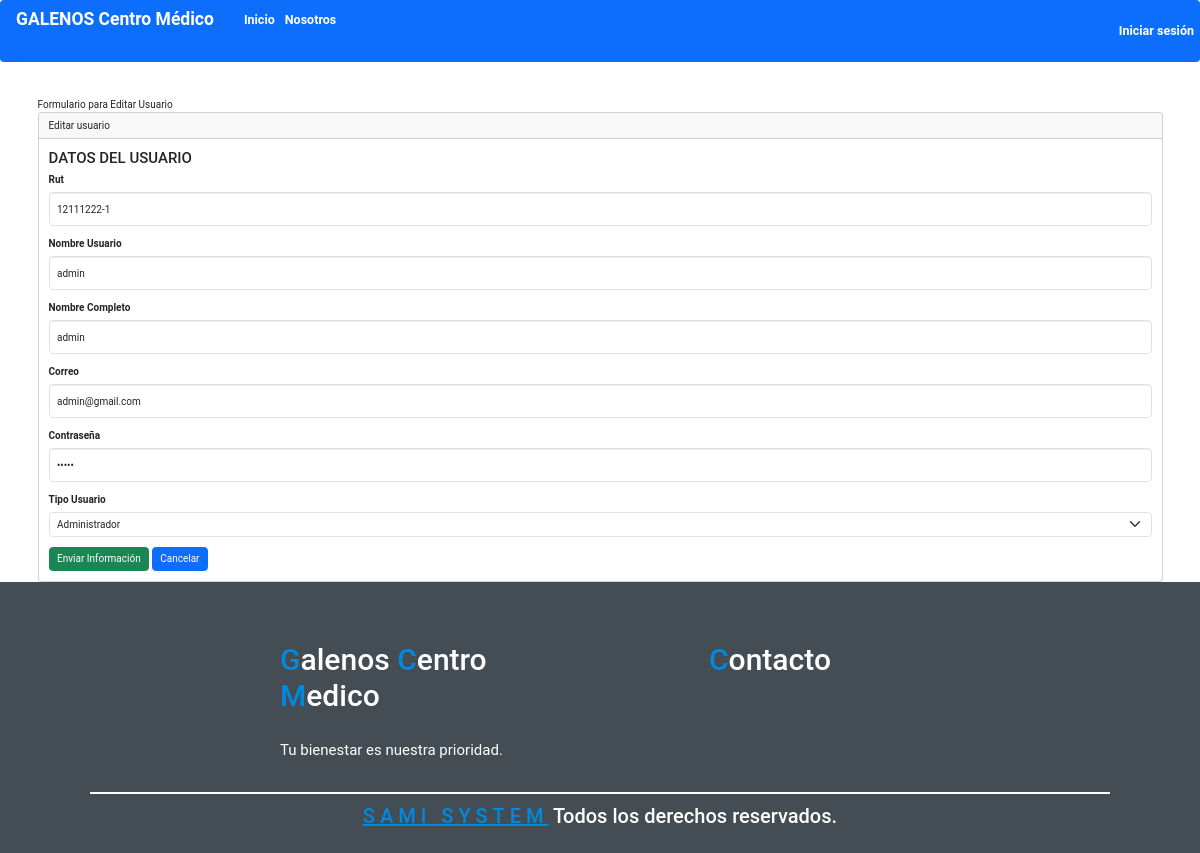
Page /usuarios/editar/4/ on the earlier database version.
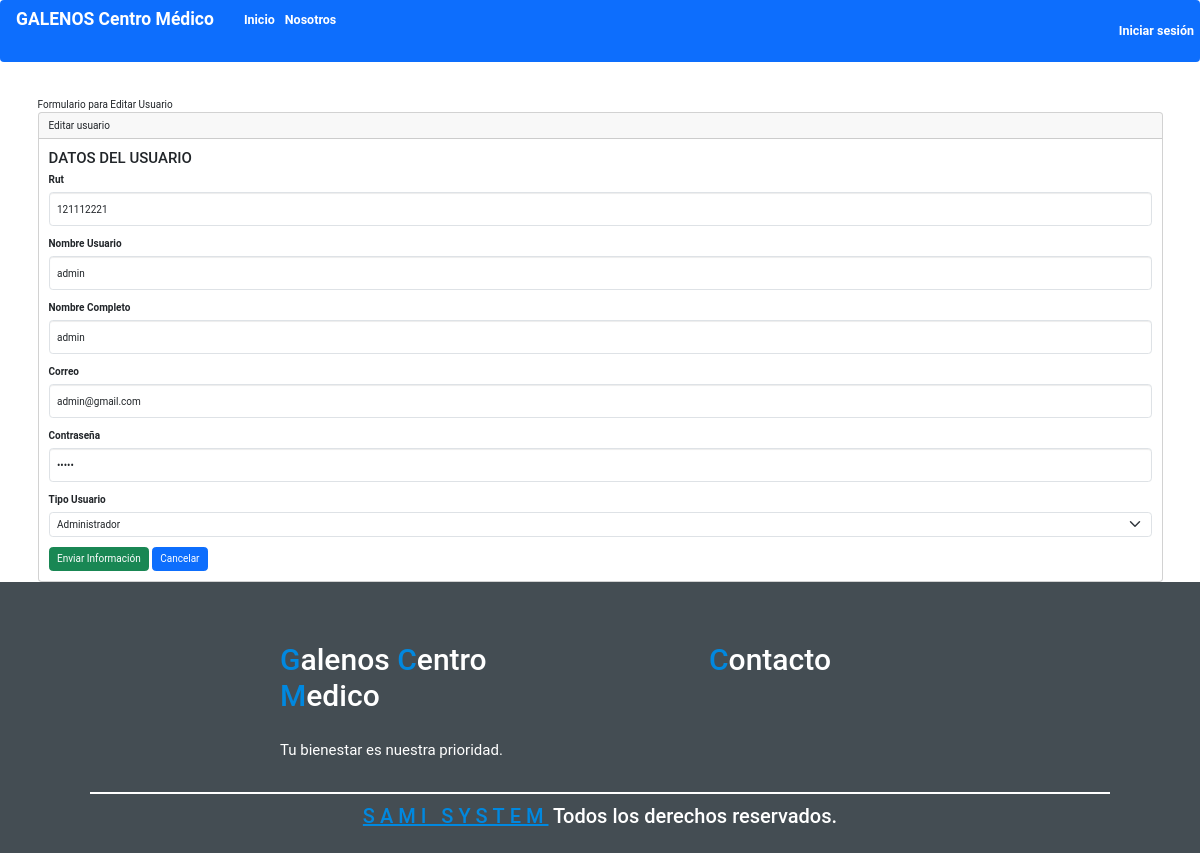
Same page on the later database version.
### crud/models.py (models this page shows, shortened)
class Usuario(models.Model):
    code = models.AutoField(primary_key=True, verbose_name="codigo")
    rut = models.CharField(max_length=12, db_index=True)
    nombre_usuario = models.CharField(max_length=20, verbose_name="Nombre Usuario")
    nombre_completo = models.CharField(max_length=50, verbose_name="Nombre Completo")
    correo = models.EmailField(max_length=100, blank=True, null=True)  # Campo de correo
    contrasenna = models.CharField(max_length=20, verbose_name="Contraseña")
    tipo_usuario = models.CharField(max_length=20, choices=TIPO_USUARIO_CHOICES, verbose_name="Tipo Usuario")

### crud/views.py (the view)
# urls.py: path('usuarios/editar/<int:code>/', views.editar, name='editar'),  # Editar usuario específico
def editar(request,code):
    usuario = Usuario.objects.get(code=code)
    formulario = UsuarioForm(request.POST or None, request.FILES or None, instance=usuario)
    if formulario.is_valid() and request.POST:
        formulario.save()
        return redirect('usuarios')
    return render(request, 'usuarios/editar.html',{'formulario': formulario})

### crud/forms.py
class UsuarioForm(forms.ModelForm):
    class Meta:
        model = Usuario
        fields = '__all__'
        widgets = {
            'tipo_usuario': forms.Select(
                choices=TIPO_USUARIO_CHOICES,
                attrs={
                    'class': 'form-select',
                }
            ),
            'rut': forms.TextInput(attrs={'class': 'form-control'}),
            'nombre_usuario': forms.TextInput(attrs={'class': 'form-control'}),
            'nombre_completo': forms.TextInput(attrs={'class': 'form-control'}),
            'correo': forms.EmailInput(attrs={'class': 'form-control'}),
            'contrasenna': forms.PasswordInput(attrs={'class': 'form-control'}),
        }

### crud/templates/usuarios/editar.html (shortened to what this page needs)
{% extends "base.html" %}
    {% block contenido %}
     Formulario para Editar Usuario
     <div class="card">
        <div class="card-header">
            Editar usuario
        </div>
        <div class="card-body">
            <h4 class="card-title">DATOS DEL USUARIO</h4>
            {% include 'usuarios/form.html' %}
        </div>
     </div>
    {% endblock %}

### crud/templates/usuarios/form.html (shortened to what this page needs)
<form enctype="multipart/form-data" method="post">
    {% for campo in formulario %}
        <div class="mb-3">
            <label for="{{ campo.id_for_label }}" class="form-label">{{ campo.label }}</label>
            {% if campo.field.widget.input_type == 'select' %}
                {{ campo }}
            {% else %}
                <input type="{{ campo.field.widget.input_type }}"
                    class="form-control"
                    name="{{ campo.name }}"
                    id="{{ campo.id_for_label }}"
                    aria-describedby="helpId"
                    placeholder="{{ campo.label }}"
                    value="{{ campo.value|default:'' }}"/>
            {% endif %}
        </div>
    {% endfor %}
    <input class="btn btn-success" type="submit" value="Enviar Información"/>
    <a class="btn btn-primary" href="{% url 'usuarios' %}" role="button">Cancelar</a>
</form>

Differences in the rows shown:
changed Usuario "admin": rut "12111222-1" → "121112221"
